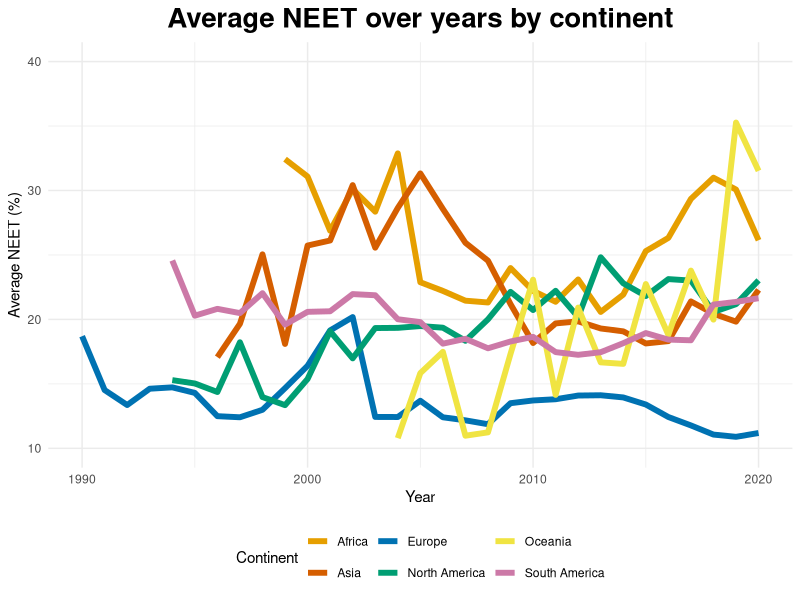

This chart was generated by the following R code:
setwd("C:/Users/ishaa/OneDrive/Y1 Uni/Introduction to Data Science/Group Project/data sets")
library(tidyverse)
library(dplyr)
library(ggplot2)

master_df <- read.csv("master_dataset.csv")

master_df <- master_df %>%
  group_by(continent, year) %>%
  mutate(neet_avg = mean(neet_rate, na.rm = TRUE)) %>%
  ungroup()


continent_cols <- c(
  "Asia"         = "#D55E00",  
  "Europe"       = "#0072B2",
  "Africa"       = "#E69F00",
  "North America"= "#009E73",  
  "South America"= "#CC79A7",  
  "Oceania"      = "#F0E442")   


NEET_Graph <- ggplot(master_df,
                     aes(x = year,
                         y = neet_avg,
                         colour = continent,
                         group = continent)) +
  
  geom_line(size = 2) +
  scale_colour_manual(values = continent_cols)+
  
  xlim(1990,2020)+
  ylim(10,40)+
    
  labs(title = "Average NEET over years by continent",
       x = "Year",
       y = "Average NEET (%)",
       colour = "Continent")+
  theme_minimal() +
  theme(
    legend.position = "bottom",
    plot.title = element_text(face = "bold", size = 20, hjust = 0.5)
  )

  
print(NEET_Graph)

